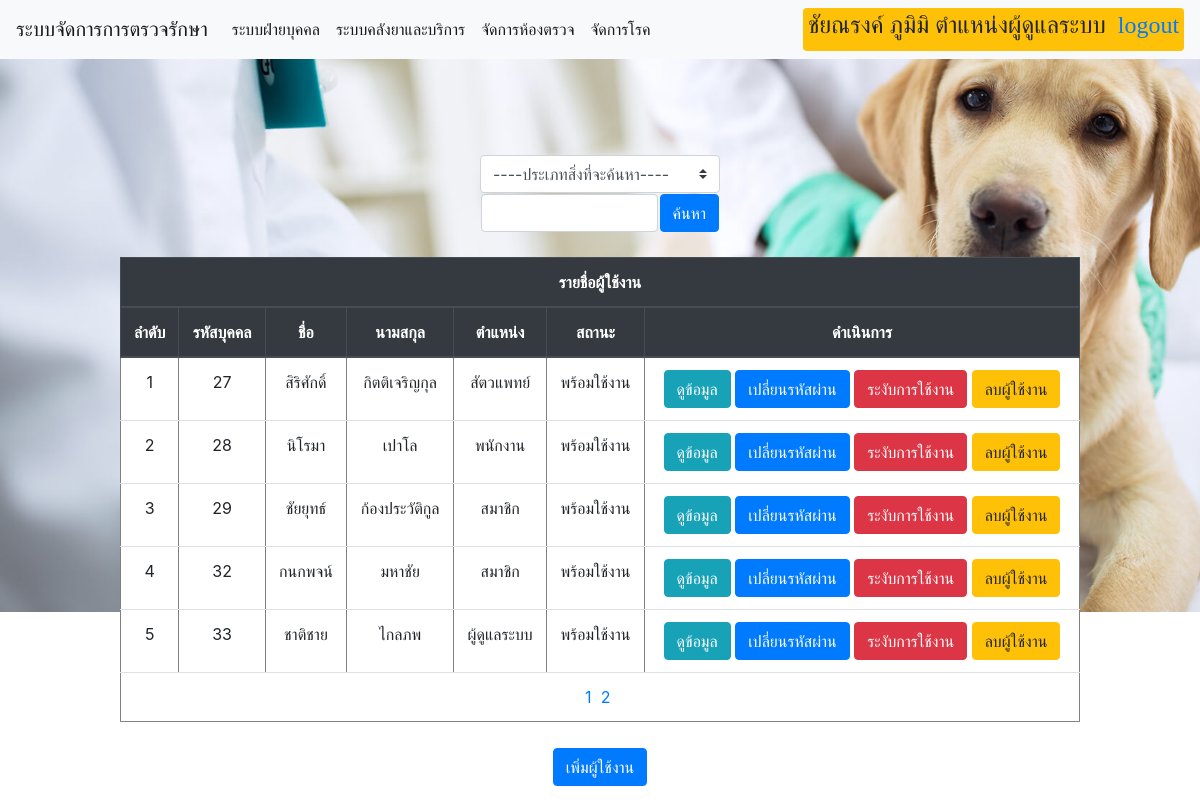
Page /TreatmentManagementProject/admin/ManageUser.php (signed in) on the committed database.
### tables this page shows
CREATE TABLE `user` (
  `UserID` int(3) NOT NULL,
  `Username` varchar(30) NOT NULL,
  `Pwd` varchar(50) NOT NULL,
  `level` int(1) NOT NULL,
  `Status` int(1) NOT NULL,
  `Name` varchar(30) NOT NULL,
  `Surname` varchar(30) NOT NULL,
  `Hnumber` varchar(30) NOT NULL,
  `Village` varchar(30) DEFAULT NULL,
  `Alley` varchar(30) DEFAULT NULL,
  `Road` varchar(30) NOT NULL,
  `District` varchar(30) NOT NULL,
  `Canton` varchar(30) NOT NULL,
  `Province` varchar(30) NOT NULL,
  `Postnumber` char(5) NOT NULL,
  `Hpnumber` char(9) DEFAULT NULL,
  `Phonenumber` char(10) DEFAULT NULL,
  `Email` varchar(30) DEFAULT NULL
);

### TreatmentManagementProject/mysql/connect.php (called while the page is built)
<?php
$connect = mysqli_connect($dbhost, $dbuser, $dbpass, $dbname);
mysqli_query($connect, "SET NAMES UTF8");
$result = mysqli_query($connect, $sql);
?>

### TreatmentManagementProject/admin/ManageUser.php (the view, shortened to what this page needs)
<?php
require("../mysql/config.php");
$userid = $_SESSION['userid'];
if(!empty($_GET['wordsearch']) && !empty($_GET['typesearch']))
{
  if(!empty($_REQUEST['page']))
  {
    $page=$_REQUEST['page'];
  }
  else
  {
    $page=1;
  }
    $pageprocess=($page*5)-5;
    $wordsearch = $_REQUEST['wordsearch'];
    $typesearch = $_REQUEST['typesearch'];
    if($typesearch=='1')
    {
      $sql2="select userid,username,name,surname,level,status from user where name LIKE '%" . $wordsearch . "%' AND userid != $userid";
      $sql = "select userid,username,name,surname,level,status from user where name LIKE '%" . $wordsearch . "%' AND userid != $userid limit $pageprocess,5";
    }
    else if($typesearch=='2')
    {
      $sql2="select userid,username,name,surname,level,status from user where surname LIKE '%" . $wordsearch . "%' AND userid != $userid";
      $sql = "select userid,username,name,surname,level,status from user where surname LIKE '%" . $wordsearch . "%' AND userid != $userid limit $pageprocess,5";
    }
    else
    {
      $sql2="select userid,username,name,surname,level,status from user where userid != $userid";
      $sql = "select userid,username,name,surname,level,status from user where userid != $userid limit $pageprocess,5";
    }
}
else
{
  if(!empty($_REQUEST['page']))
  {
    $page=$_REQUEST['page'];
  }
  else
  {
    $page=1;
  }
  $pageprocess=($page*5)-5;
  if(isset($_GET['wordsearch']))
  {
    $wordsearch = $_REQUEST['wordsearch'];
    $typesearch = $_REQUEST['typesearch'];
    if($typesearch=='1')
    {
      $sql2="select userid,username,name,surname,level,status from user where name LIKE '%" . $wordsearch . "%' AND userid != $userid";
      $sql = "select userid,username,name,surname,level,status from user where name LIKE '%" . $wordsearch . "%' AND userid != $userid limit $pageprocess,5";
    }
    else if($typesearch=='2')
    {
      $sql2="select userid,username,name,surname,level,status from user where surname LIKE '%" . $wordsearch . "%' AND userid != $userid";
      $sql = "select userid,username,name,surname,level,status from user where surname LIKE '%" . $wordsearch . "%' AND userid != $userid limit $pageprocess,5";
    }
  }
  else
  {
    $sql2 ="select userid,username,name,surname,level,status from user where userid != $userid";
    $sql = "select userid,username,name,surname,level,status from user where userid != $userid limit $pageprocess,5";
  }
}
?>
<!doctype html>
<html lang="en">
  <head>
     <link rel="stylesheet" href="https://stackpath.bootstrapcdn.com/bootstrap/4.3.1/css/bootstrap.min.css">
  </head>
  <body>
 <nav class="navbar navbar-expand-lg navbar-light bg-light">
  <a class="navbar-brand" href="../Main.php">ระบบจัดการการตรวจรักษา</a>
  <div class="collapse navbar-collapse" id="navbarSupportedContent">
    <ul class="navbar-nav mr-auto">
      <li class="nav-item active">
        <a class="nav-link" href="#">ระบบฝ่ายบุคคล <span class="sr-only">(current)</span></a>
      </li>
      <li class="nav-item active">
        <a class="nav-link" href="ManageDrugService.php">ระบบคลังยาและบริการ <span class="sr-only">(current)</span></a>
      </li>
      <li class="nav-item active">
        <a class="nav-link" href="Managetreatmentroom.php">จัดการห้องตรวจ <span class="sr-only">(current)</span></a>
      </li>
      <li class="nav-item active">
        <a class="nav-link" href="Managedisease.php">จัดการโรค <span class="sr-only">(current)</span></a>
      </li>
    </ul>
    <span class = "badge badge-warning" style="font-family: 'TH SarabunPSK';font-weight: bold;"><h4><?php echo $_SESSION['name'] . "&nbsp;ตำแหน่งผู้ดูแลระบบ" ."&nbsp;
    <a href = '../logout.php'>logout</a>" ?></h4></span>
  </div>
</nav>
<br><br><br><br>
<center>
    <form action="ManageUser.php" method="get">
    <div style="width: 20%;">
    <select class="browser-default custom-select" name="typesearch" required>
        <option value = ''>----ประเภทสิ่งที่จะค้นหา----</option>
        </select>
        <table border="0">
        <tr>
    <td><input class="form-control" type="text" name="wordsearch"></td><td><input class="btn btn-primary" type="submit" value="ค้นหา"></td>
    </tr>
    </table>
    </div>
    </form>
    <br>
    <div style="width: 80%;">
    <table class="table table-hover" border="1" bgcolor="#FFFFFF">
    <thead class="thead-dark">
       <tr bgcolor = "#d5f4e6" align="center">
        <th colspan="7">
        รายชื่อผู้ใช้งาน
        </th>
       </tr>
        <tr align="center">
            <th>ลำดับ</th>
            <th>รหัสบุคคล</th>
            <th>ชื่อ</th>
            <th>นามสกุล</th>
            <th>ตำแหน่ง</th>
            <th>สถานะ</th>
            <th>ดำเนินการ</th>
        </tr>
        </thead>
            <?php
            if(empty($_REQUEST['count']))
            {
              $count = 0;
            }
            else
            {
              $count = $_REQUEST['count'];
            }
            require("../mysql/connect.php");
            while($row = mysqli_fetch_array($result))
            {
            $count++;
              echo "<tr align='center'>";
              echo "<td>$count</td>";
              echo "<td>$row[userid]</td>";
              echo "<td>$row[name]</td>";
              echo "<td>$row[surname]</td>";
              if($row['level'] == 1)
                {
                    echo "<td>ผู้ดูแลระบบ</td>";
                }
                else if($row['level'] == 2)
                {
                    echo "<td>สัตวแพทย์</td>";
                }
               else if($row['level'] == 3)
                {
                    echo "<td>พนักงาน</td>";
                }
                else if($row['level'] == 4)
                {
                    echo "<td>สมาชิก</td>";
                }
              if($row['status'] == 1)
              {
                echo "<td>พร้อมใช้งาน</td>";
              }
              else
              {
                echo "<td>ไม่พร้อมใช้งาน</td>";
              }
            ?>
            <td><button class="btn btn-info" onclick="UserInfo('<?php echo $row['userid']; ?>')">ดูข้อมูล</button>
            <button class="btn btn-primary" onclick="ChangePasswordUser('<?php echo $row['userid']; ?>')">เปลี่ยนรหัสผ่าน</button>
            <?php
            if($row['status'] == 1)
            {
            ?>
            <button class="btn btn-danger" onclick="BlockUser('<?php echo $row['userid']; ?>')">ระงับการใช้งาน</button>
            <?php
            }
            else
            {
            ?>
            <button class="btn btn-success" onclick="UnlockUser('<?php echo $row['userid']; ?>')">เปิดการใช้งาน</button>
            <?php
            }
            ?>
            <button class="btn btn-warning" onclick="DelUser('<?php echo $row['userid']; ?>')">ลบผู้ใช้งาน</button>
            </td>
             <?php
              echo "</tr>";
            }
            ?>
            <tfoot>
        <tr><td colspan=7 align="center"><?php
        $sql=$sql2;
        require("../mysql/connect.php");
        $x=mysqli_num_rows($result);
         $count2=ceil($x/5);
         $count=0;
         for($i=1;$i<=$count2;$i++)
         {
          if(!empty($_GET['wordsearch']) && !empty($_GET['typesearch']))
          {
           ?>
           <a href='ManageUser.php?count=<?php echo $count ?>&page=<?php echo $i ?>&wordsearch=<?php echo $_GET['wordsearch'] ?>&typesearch=<?php echo $_GET['typesearch'] ?>'><?php echo $i; ?>&nbsp;</a>
           <?php
          }
          else
          {
            ?>
            <a href='ManageUser.php?count=<?php echo $count ?>&page=<?php echo $i ?>'><?php echo $i; ?>&nbsp;</a>
            <?php
          }
            $count+=5;
         }
        ?></td></tr>
        </tfoot>
    </table>
    </div>
    </center>
    <center><button type="button" class="btn btn-primary" style="margin-top: 10px;" onclick="window.open('AdminAddUser.php','_self');">เพิ่มผู้ใช้งาน</button></center>
  </body>
</html>

### TreatmentManagementProject/admin/ManageUser.php (style rules this page uses)
body { background-image: url("../background/bg.jpg"); background-repeat: no-repeat; background-size: 120% auto; }

### rows in the picture
user: UserID "27", Name "สิริศักดิ์", Surname "กิตติเจริญกุล", level "สัตวแพทย์", Status "พร้อมใช้งาน"
user: UserID "28", Name "นิโรมา", Surname "เปาโล", level "พนักงาน", Status "พร้อมใช้งาน"
user: UserID "29", Name "ชัยยุทธ์", Surname "ก้องประวัติกูล", level "สมาชิก", Status "พร้อมใช้งาน"
user: UserID "32", Name "กนกพจน์", Surname "มหาชัย", level "สมาชิก", Status "พร้อมใช้งาน"
user: UserID "33", Name "ชาติชาย", Surname "ไกลภพ", level "ผู้ดูแลระบบ", Status "พร้อมใช้งาน"

### other values in the picture
$_SESSION['name'] "ชัยณรงค์ ภูมิมิ"
